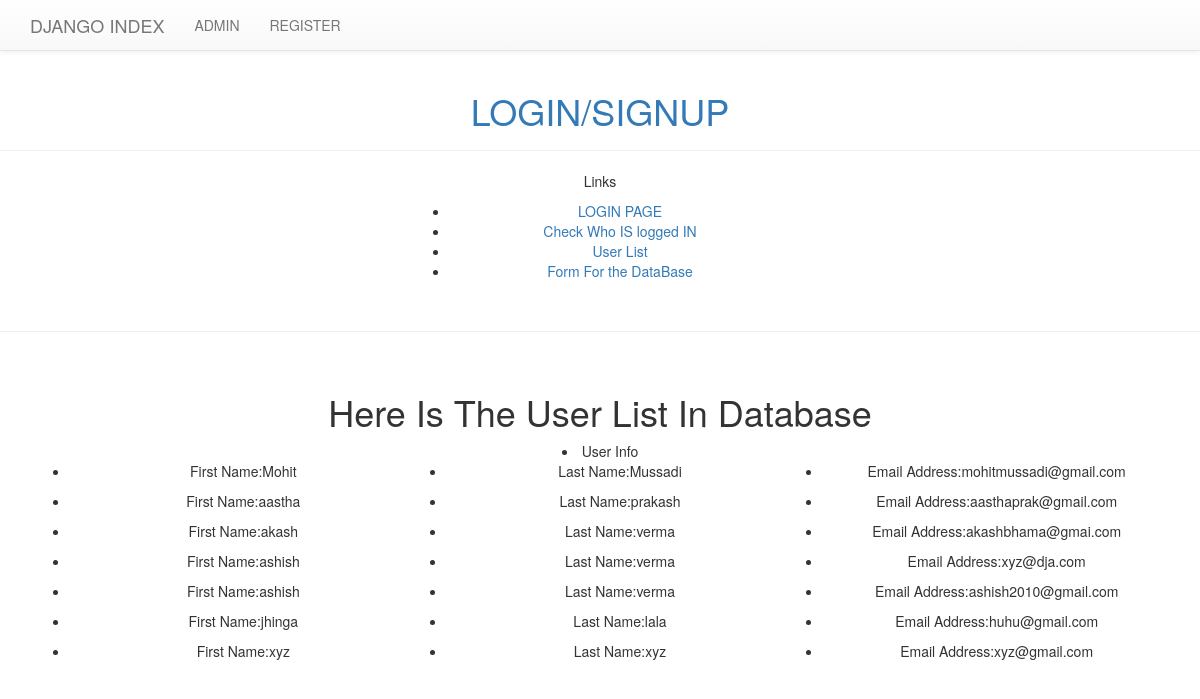
The app's page /myapp/user/, older data.
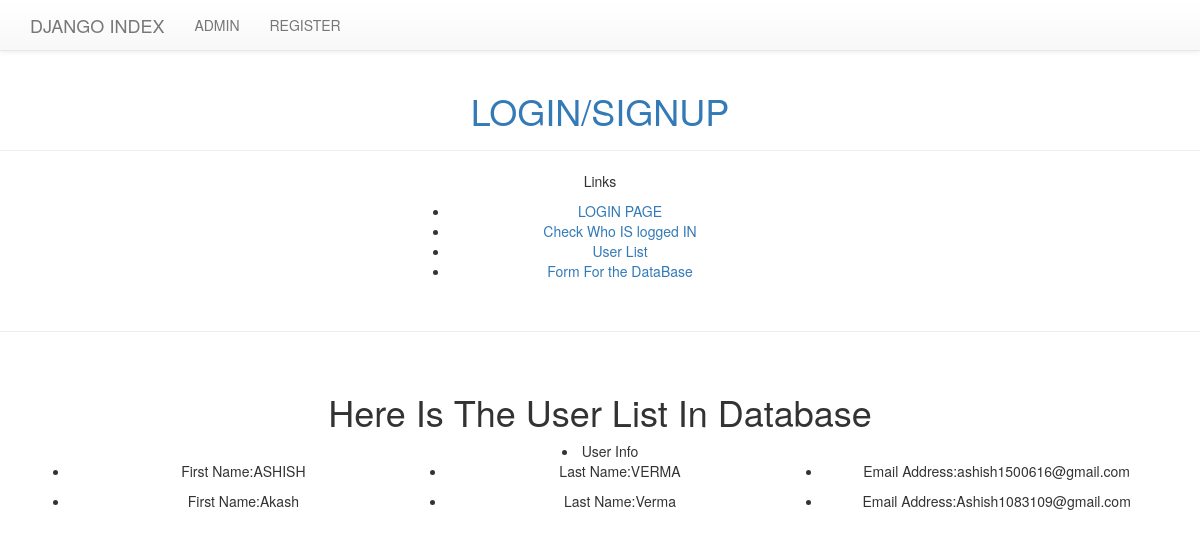
The same page, newer data.
### myapp/models.py (models this page shows, shortened)
class User_detail(models.Model):
    firstname = models.CharField(max_length=20)
    lastname = models.CharField(max_length=20)
    email = models.EmailField(max_length=264, unique=True)

### myapp/views.py (the view)
def show_user(request):
    user_dic = User_detail.objects.order_by('firstname')
    return render(request, 'myapp/users.html', {'user_list': user_dic})

### myapp/templates/myapp/users.html
{% extends "myapp/base.html" %}
<{% block content %} <div class="container" style="text-align:center">
    <h1>Here Is The User List In Database</h1>
    <li>User Info</li> {% if user_list %} {% for user in user_list %}
    <ul>
        <div class="row">
            <div class="col-md-4">
                <li>First Name:{{user.firstname}}</li>
            </div>
            <div class="col-md-4">
                <li>Last Name:{{user.lastname}}</li>
            </div>
            <div class="col-md-4">
                <li> Email Address:{{user.email}}</li>
            </div>
        </div>
    </ul>
    {% endfor %} {% endif %}
    </div>
    {% endblock content %}

### myapp/templates/myapp/base.html (shortened to what this page needs)
{% load staticfiles %}
<html>
    <head>
        <link rel="stylesheet" href="https://maxcdn.bootstrapcdn.com/bootstrap/3.2.0/css/bootstrap.min.css">
        <link rel="stylesheet" href="https://maxcdn.bootstrapcdn.com/bootstrap/3.2.0/css/bootstrap-theme.min.css">
    </head>
    <body>
        <nav class="navbar navbar-default navbar-static-top">
            <div class="container">
                <ul class="nav navbar-nav">
                    <li><a href="{% url 'myapp:conn' %}" class="navbar-brand">DJANGO INDEX</a></li>
                    <li><a class="navbar-link" href="{% url  'admin:index' %}">ADMIN</a></li>
                    <li><a class="navbar-link" href="{% url 'myapp:register' %}">REGISTER </a></li>
                </ul>
            </div>
        </nav>
        <div class="page-header">
            <center>
                <h1><a href="">LOGIN/SIGNUP</a></h1>
        </div>
        <div class="conatiner" style="text-align:center">
            <div class="row">
                <div class="col-md-4 col-md-offset-4">
                    <p>Links</p>
                    <ul>
                        <li>
                            <a href="{% url 'myapp:conn' %}">LOGIN PAGE</a>
                        </li>
                        <li>
                            <a href="{% url 'myapp:login' %}">Check Who IS logged IN</a></li>
                        <li>
                            <a href="{% url 'myapp:showuser' %}">User List</a>
                        </li>
                        <li>
                            <a href="{% url 'myapp:showform' %}">Form For the DataBase</a>
                        </li>
                        <br>
                    </ul>
                </div>
            </div>
        </div>
        <hr>
        <br> {% block content %} {% endblock %}
    </body>
</html>

Row changes from the older to the newer data that the page shows:
removed User_detail: firstname "Mohit", lastname "Mussadi", email "mohitmussadi@gmail.com"
removed User_detail: firstname "aastha", lastname "prakash", email "aasthaprak@gmail.com"
removed User_detail: firstname "akash", lastname "verma", email "akashbhama@gmai.com"
removed User_detail: firstname "ashish", lastname "verma", email "xyz@dja.com"
removed User_detail: firstname "ashish", lastname "verma", email "ashish2010@gmail.com"
removed User_detail: firstname "jhinga", lastname "lala", email "huhu@gmail.com"
removed User_detail: firstname "xyz", lastname "xyz", email "xyz@gmail.com"
added User_detail: firstname "ASHISH", lastname "VERMA", email "ashish1500616@gmail.com"
added User_detail: firstname "Akash", lastname "Verma", email "Ashish1083109@gmail.com"
